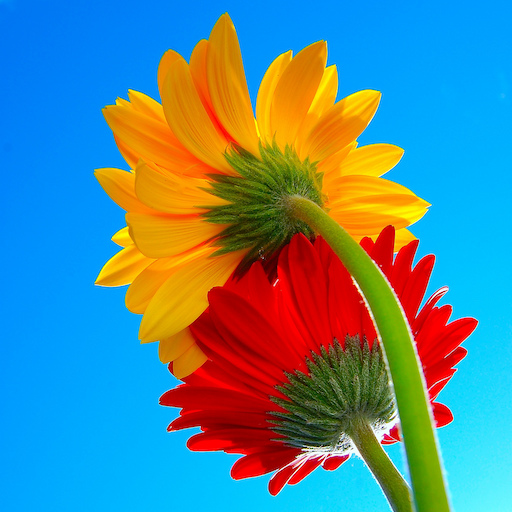
#> input picture Teoria3_segmentacion-simple/flowers.jpg, 512 x 512 px
$ jupyter execute Segmentacion_simple.ipynb   (shell and % lines are left out)
#> lines starting #> are read from the running program, lines starting #| are printed output that depends on the picture; after the words box and inside, x2 and y2 are one past the last pixel; in counts of white or black regions, pixels touching at a corner belong together
# Segmentación Simple por Color
## Ejemplo introductorio para procesamiento de imágenes

[cell 1]
# Bibliotecas necesarias
import numpy as np
from cv2 import imread
from google.colab.patches import cv2_imshow
import matplotlib.pyplot as plt

[cell 2]
# Función para analizar características de la imagen
def info_img(img):
    print('tamaño =', img.shape)
    print('máximo =', np.max(img))
    print('mínimo =', np.min(img))

[cell 3]
# Descarga y lectura de imagen

[cell 4]
img_cv = imread('flowers.jpg')      # formato opencv (BGR)
#> img_cv is the input picture: shape (512, 512, 3); mean B, G, R 144.6, 134.8, 86.6
cv2_imshow(img_cv)
info_img(img_cv)
#| tamaño = (512, 512, 3)
#| máximo = 255
#| mínimo = 0

[cell 5]
# Conversión BGR a RGB
img = img_cv[:,:,[2,1,0]]          # BGR a RGB
plt.imshow(img)
plt.show()

[cell 6]
# Separación de canales de color
rojo = img[:,:,0]
verde = img[:,:,1]
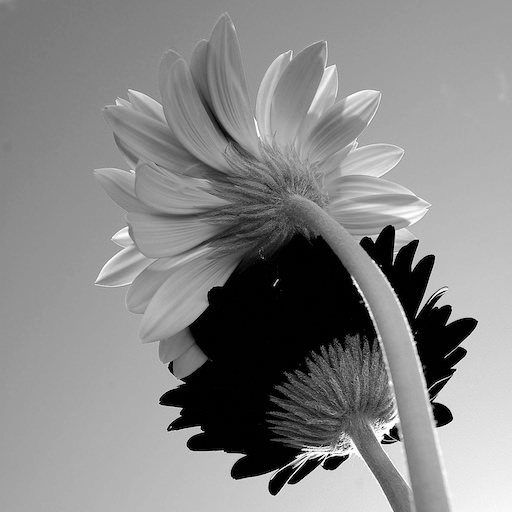
#> verde: shape (512, 512); min 0, max 255, mean 134.8
azul = img[:,:,2]
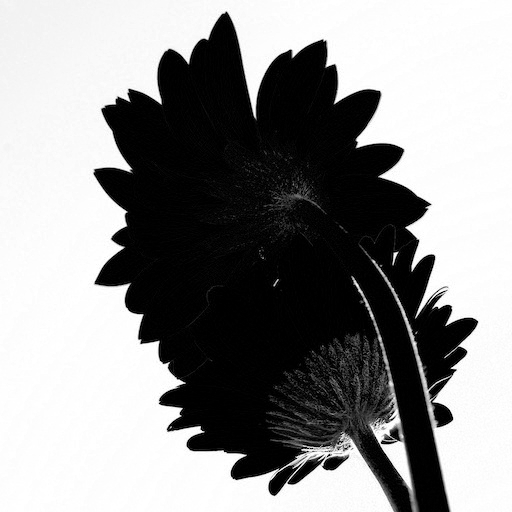
#> azul: shape (512, 512); min 0, max 255, mean 144.6
canales = np.concatenate((rojo,verde,azul),axis=1)
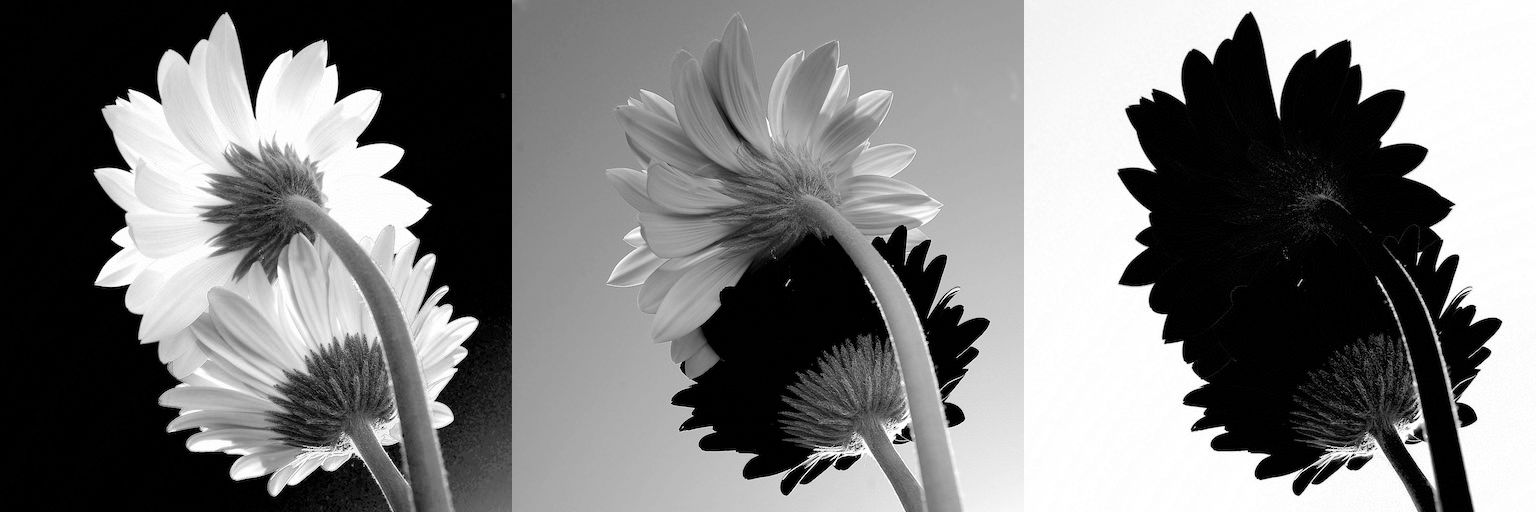
#> canales: shape (512, 1536); min 0, max 255, mean 122
cv2_imshow(canales)

[cell 7]
# Conversión a escala de grises
rojo_f = rojo.astype(float)
verde_f = verde.astype(float)
azul_f = azul.astype(float)
# Promedio ponderado
peso = (1/3,1/3,1/3)
#peso = (0.1,0.4,0.5)  # pesos alternativos
gris_f = peso[0]*rojo_f + peso[1]*verde_f + peso[2]*azul_f
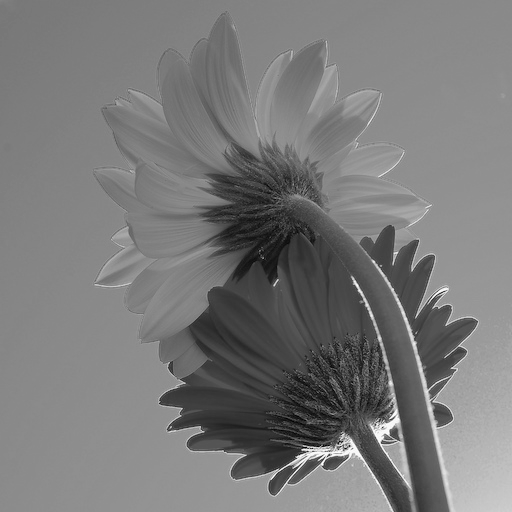
#> gris_f: shape (512, 512) float64; min 0.333, max 255, mean 122
gris = gris_f.astype(int)
info_img(gris)
#| tamaño = (512, 512)
#| máximo = 255
#| mínimo = 0
cv2_imshow(gris)

[cell 8]
# Función para mostrar histograma
def histograma(X):
    (N,M) = X.shape
#> N = 512; M = 512
    n = 256
    h = np.zeros((256,))
    for i in range(N):
        for j in range(M):
            x = X[i,j]
            h[x] = h[x]+1
#> after the loop, h = 256 values, max 10001 at index 137, min 1 at index 255, mean 1024
    plt.plot(range(n),h[0:n])
    plt.title('Histograma')
    plt.xlabel('Valor de pixel')
    plt.ylabel('Frecuencia')
    plt.show()
#> figure, not shown here; curve peaks at x = 137, y = 10001

[cell 9]
histograma(gris)

[cell 10]
# Segmentación de la flor roja
seg_r = rojo>150
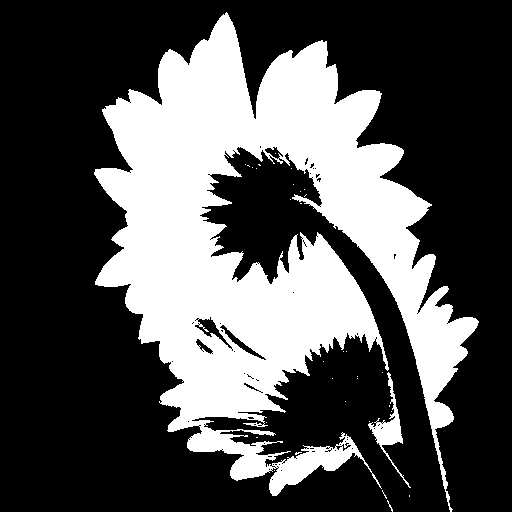
#> seg_r: shape (512, 512) bool; 32.6% white; 33 white regions (31 under 20 px), largest, box (x1, y1, x2, y2) and area: (94, 12, 479, 512) 84386, (368, 372, 411, 488) 925
seg_v = verde<40
#> seg_v: shape (512, 512) bool; 13.4% white; 202 white regions (185 under 20 px), largest, box (x1, y1, x2, y2) and area: (159, 229, 377, 479) 26924, (360, 225, 478, 389) 6064, (269, 463, 302, 495) 369
seg_a = azul<40
#> seg_a: shape (512, 512) bool; 40.8% white; 105 white regions (94 under 20 px), largest, box (x1, y1, x2, y2) and area: (94, 12, 478, 512) 105381, (269, 464, 301, 495) 369, (431, 397, 453, 427) 315
seg_rgb = np.concatenate((seg_r,seg_v,seg_a),axis=1)
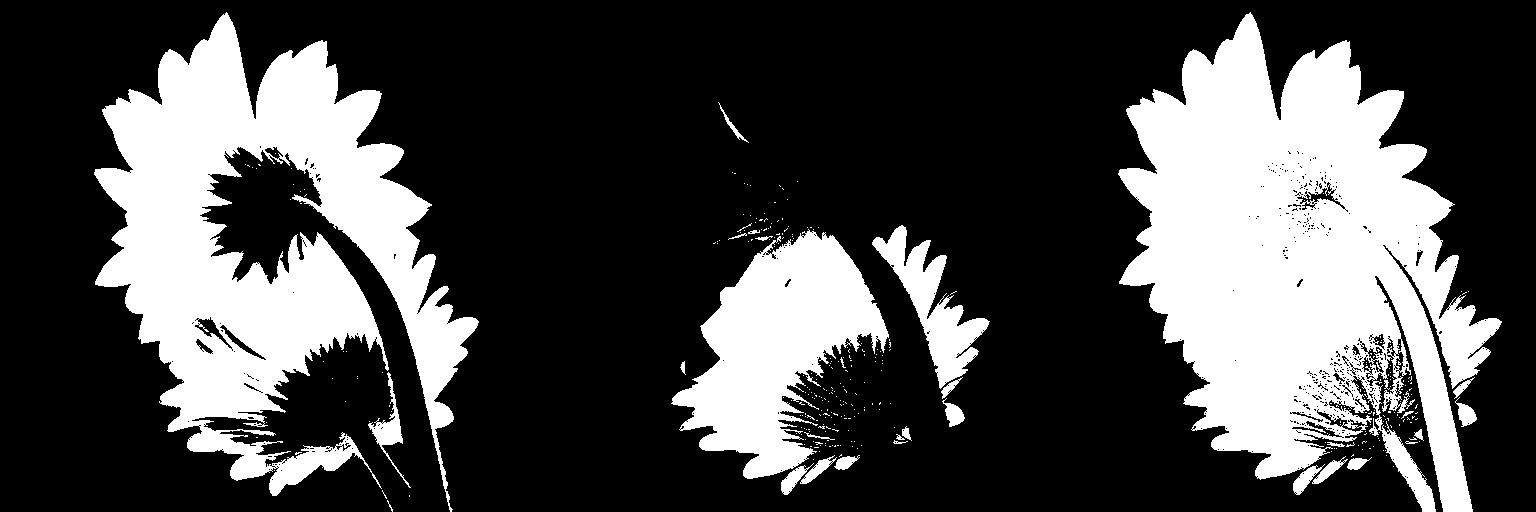
#> seg_rgb: shape (512, 1536) bool; 29% white; 340 white regions (310 under 20 px), largest, box (x1, y1, x2, y2) and area: (1118, 12, 1502, 512) 105381, (94, 12, 479, 512) 84386, (671, 229, 889, 479) 26924
cv2_imshow(seg_rgb*255)

[cell 11]
seg_rv = np.logical_and(seg_r,seg_v)
#> seg_rv: shape (512, 512) bool; 11.5% white; 34 white regions (22 under 20 px), largest, box (x1, y1, x2, y2) and area: (160, 233, 377, 479) 22370, (360, 225, 478, 389) 6064, (269, 463, 302, 495) 365
seg = np.logical_and(seg_rv,seg_a)
#> seg: shape (512, 512) bool; 11.4% white; 35 white regions (24 under 20 px), largest, box (x1, y1, x2, y2) and area: (160, 233, 377, 479) 22350, (360, 225, 478, 389) 5962, (269, 464, 301, 495) 356
cv2_imshow(seg*255)

[cell 12]
# Eliminación de píxeles aislados
(N,M) = seg.shape
#> N = 512; M = 512
limpia = seg.copy()
for i in range(N):
    s = np.sum(seg[i,:])
    if s<10:
        limpia[i,:] = 0
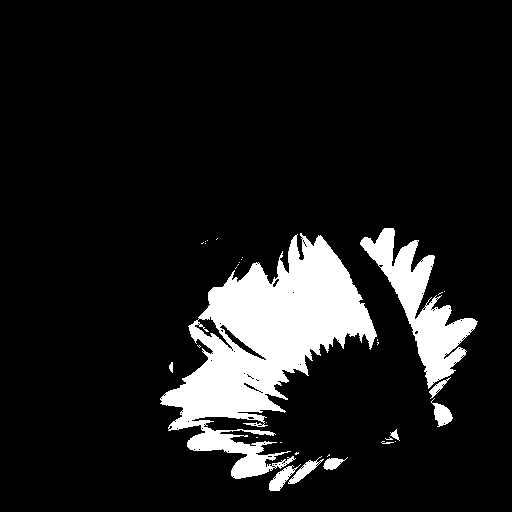
#> limpia: shape (512, 512) bool; 11.3% white; 32 white regions (22 under 20 px), largest, box (x1, y1, x2, y2) and area: (160, 233, 377, 479) 22350, (360, 228, 478, 389) 5947, (269, 464, 301, 491) 332
cv2_imshow(limpia*255)

[cell 13]
# Búsqueda de coordenadas del rectángulo
i_min = 1000
i_max = 0
j_min = 1000
j_max = 0
for i in range(N):
    for j in range(M):
        if limpia[i,j]>0:
            if i<i_min: i_min = i
            if i>i_max: i_max = i
            if j<j_min: j_min = j
            if j>j_max: j_max = j
#> after the loop, i_max = 490; i_min = 228; j_max = 477; j_min = 160

[cell 14]
# Dibujo del rectángulo
y = [i_min,i_min,i_max,i_max,i_min]
#> y = [228, 228, 490, 490, 228]
x = [j_min,j_max,j_max,j_min,j_min]
#> x = [160, 477, 477, 160, 160]
plt.imshow(img)
plt.plot(x,y)
plt.title('Rectángulo delimitador')
plt.show()
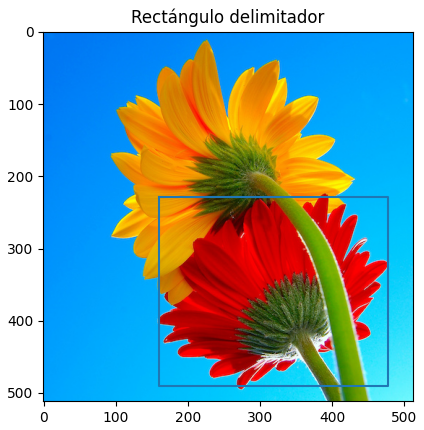
#> figure drawn by matplotlib, 1 panel

[cell 15]
# Detección de bordes
borde = np.zeros((N,M),np.uint8)
# Bordes horizontales
for i in range(N):
    for j in range(1,M):
        if limpia[i,j]!=limpia[i,j-1]:
            borde[i,j] = 1
            borde[i,j-1] = 1
#> borde: shape (512, 512); values 0 (black) and 1 (white), 1.8% white in thin lines or dots, all inside (x1, y1, x2, y2) = (159, 228, 479, 491)
# Bordes verticales
for i in range(1,N):
    for j in range(M):
        if limpia[i-1,j]!=limpia[i,j]:
            borde[i,j] = 1
            borde[i,j-1] = 1
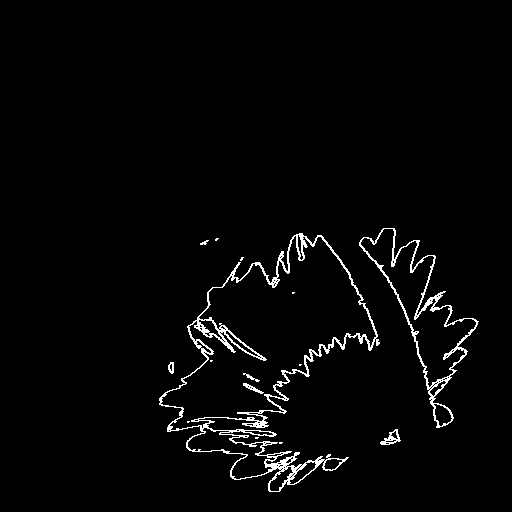
#> borde: shape (512, 512); values 0 (black) and 1 (white), 2.5% white in thin lines or dots, all inside (x1, y1, x2, y2) = (159, 228, 479, 492)
cv2_imshow(borde*255)

[cell 16]
# Resultado final con bordes en rojo
img_final = img_cv.copy()
for i in range(N):
    for j in range(M):
        if borde[i,j]==1:
            img_final[i,j,:] = [255,0,0]
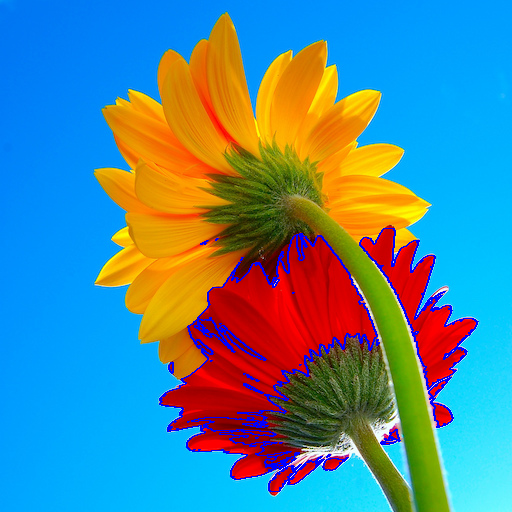
#> img_final: shape (512, 512, 3); 2.49% of pixels changed, all inside (x1, y1, x2, y2) = (159, 228, 479, 492)
cv2_imshow(img_final)
